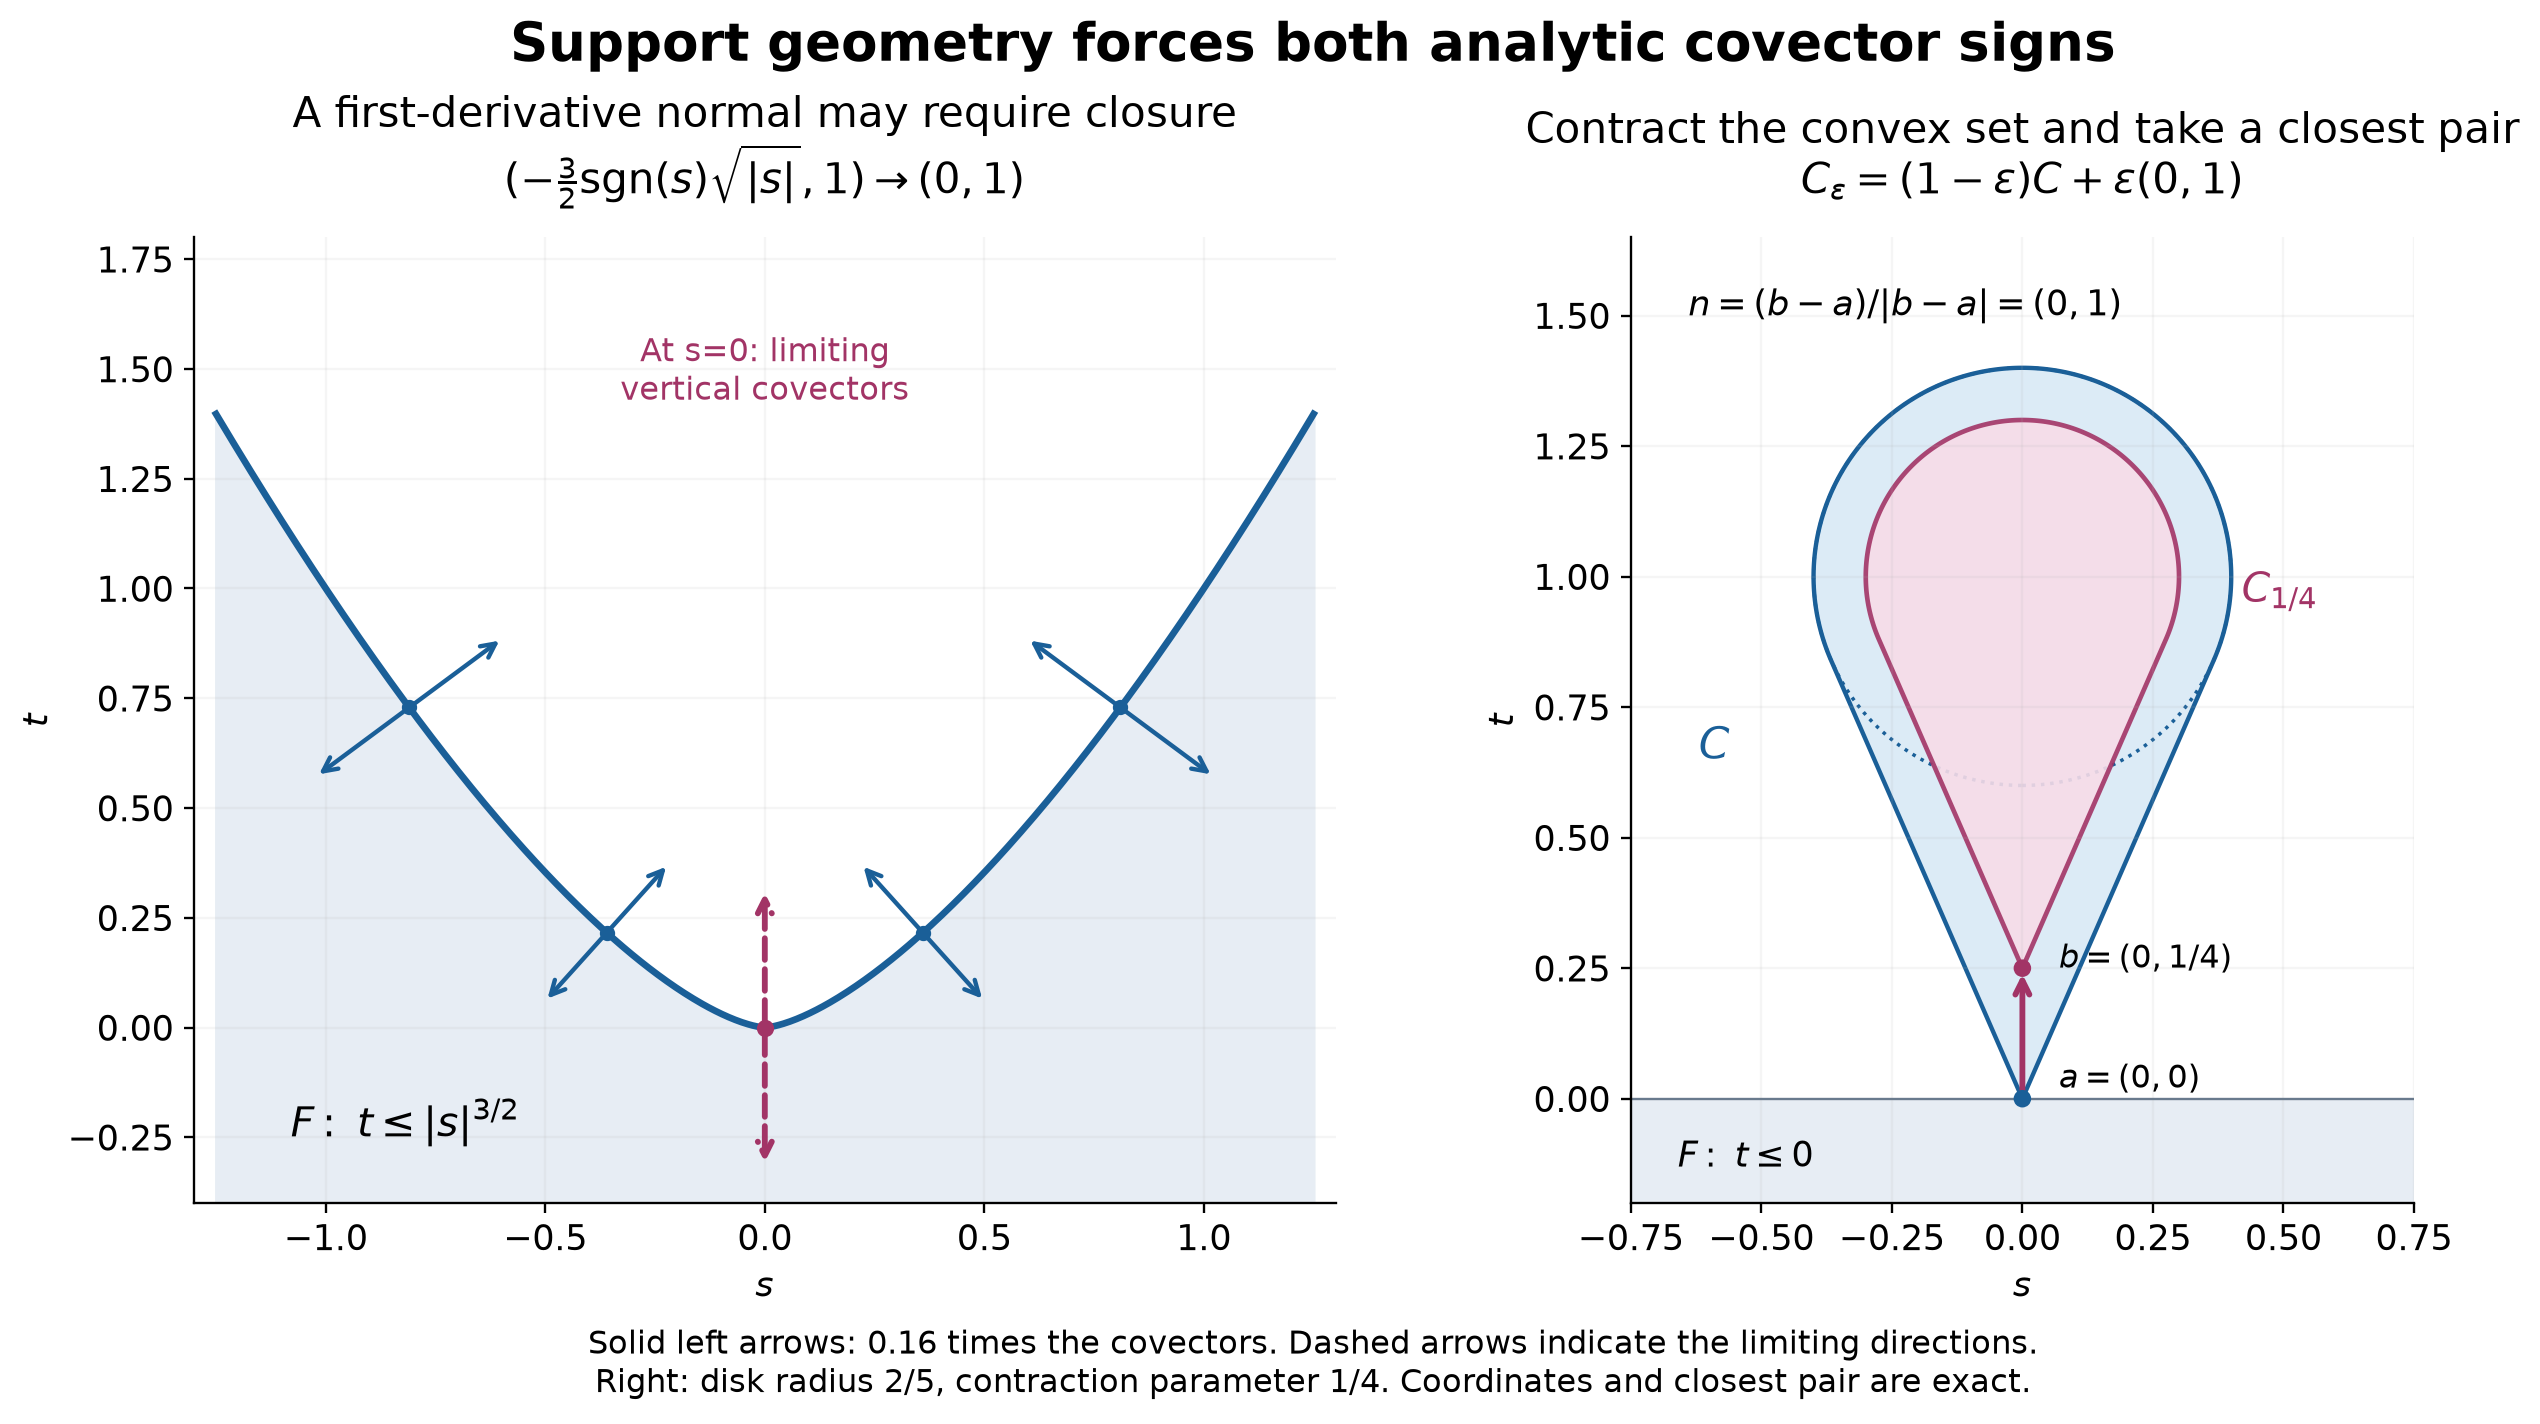

Here is the Python script that generated this plot:
"""Exact support geometry from AN01-U085, Exercises2 and8. CC0.

Left arrows are .16 times the exact covectors +/-(g'(s)*-1,1).
Right C is conv(0,closed disk((0,1),2/5)); Ceps=.75*C+.25*(0,1).
"""
from pathlib import Path
import numpy as np
import matplotlib
matplotlib.use('Agg')
import matplotlib.pyplot as plt
from matplotlib.patches import Polygon,Circle
out=Path(__file__).resolve().parent
plt.rcParams.update({'font.size':12,'font.family':'DejaVu Sans','svg.fonttype':'none'})
fig,ax=plt.subplots(1,2,figsize=(12.7,6.2),layout='constrained')
s=np.linspace(-1.25,1.25,500);g=np.abs(s)**1.5
ax[0].fill_between(s,-.4,g,color='#e7edf4');ax[0].plot(s,g,color='#1a5f98',lw=2.3)
for q in [-.81,-.36,.36,.81]:
    point=np.array([q,abs(q)**1.5]);normal=np.array([-1.5*np.sign(q)*np.sqrt(abs(q)),1.])
    for sign in [-1,1]:ax[0].annotate('',xy=point+sign*.16*normal,xytext=point,arrowprops=dict(arrowstyle='->',color='#1a5f98',lw=1.5))
    ax[0].scatter(*point,s=18,color='#1a5f98',zorder=4)
for sign in [-1,1]:ax[0].annotate('',xy=(0,sign*.32),xytext=(0,0),arrowprops=dict(arrowstyle='->',color='#a23466',lw=2,linestyle='--'))
ax[0].scatter([0],[0],s=24,color='#a23466',zorder=5)
ax[0].text(-1.08,-.25,r'$F:\ t\leq |s|^{3/2}$',fontsize=14)
ax[0].text(0,1.43,'At s=0: limiting\nvertical covectors',ha='center',fontsize=11,color='#a23466')
ax[0].set(xlim=(-1.3,1.3),ylim=(-.4,1.8),xlabel='$s$',ylabel='$t$')
ax[0].set_title('A first-derivative normal may require closure\n'+r'$(-\frac{3}{2}\operatorname{sgn}(s)\sqrt{|s|},1)\to(0,1)$',pad=15)
r=.4;theta=np.linspace(-np.arcsin(r),np.pi+np.arcsin(r),400)
arc=np.c_[r*np.cos(theta),1+r*np.sin(theta)]
C=np.vstack([[0,0],arc,[0,0]])
eps=.25;Ceps=(1-eps)*C+eps*np.array([0,1])
ax[1].axhspan(-.2,0,color='#e7edf4');ax[1].axhline(0,color='#697a8d',lw=.8)
ax[1].add_patch(Polygon(C,facecolor='#dcebf6',edgecolor='#1a5f98',lw=1.5))
ax[1].add_patch(Circle((0,1),r,facecolor='none',edgecolor='#1a5f98',linestyle=':',lw=1.2))
ax[1].add_patch(Polygon(Ceps,facecolor='#f7dce8',edgecolor='#a23466',lw=1.6,alpha=.9))
ax[1].scatter([0,0],[0,eps],s=25,color=['#1a5f98','#a23466'],zorder=5)
ax[1].annotate('',xy=(0,eps),xytext=(0,0),arrowprops=dict(arrowstyle='->',lw=2,color='#a23466'))
ax[1].text(.07,.02,r'$a=(0,0)$',fontsize=11)
ax[1].text(.07,.25,r'$b=(0,1/4)$',fontsize=11)
ax[1].text(-.66,-.13,r'$F:\ t\leq0$',fontsize=12)
ax[1].text(-.62,.65,'$C$',fontsize=15,color='#1a5f98')
ax[1].text(.42,.95,r'$C_{1/4}$',fontsize=14,color='#a23466')
ax[1].text(-.64,1.5,r'$n=(b-a)/|b-a|=(0,1)$',fontsize=12)
ax[1].set(xlim=(-.75,.75),ylim=(-.2,1.65),xlabel='$s$',ylabel='$t$')
ax[1].set_title('Contract the convex set and take a closest pair\n'+r'$C_\varepsilon=(1-\varepsilon)C+\varepsilon(0,1)$',pad=15)
for a in ax:
    a.set_aspect('equal');a.spines[['top','right']].set_visible(False);a.grid(alpha=.12)
fig.suptitle('Support geometry forces both analytic covector signs',fontsize=18,fontweight='bold')
fig.text(.5,-.06,'Solid left arrows: 0.16 times the covectors. Dashed arrows indicate the limiting directions.\nRight: disk radius 2/5, contraction parameter 1/4. Coordinates and closest pair are exact.',ha='center',fontsize=11)
fig.savefig(out/'support-normals-and-convex-contact.png',dpi=210,bbox_inches='tight',facecolor='white')
fig.savefig(out/'support-normals-and-convex-contact.svg',bbox_inches='tight',facecolor='white')
p=out/'support-normals-and-convex-contact.svg';p.write_text('\n'.join(x.rstrip() for x in p.read_text(encoding='utf-8').splitlines()).rstrip()+'\n',encoding='utf-8')
